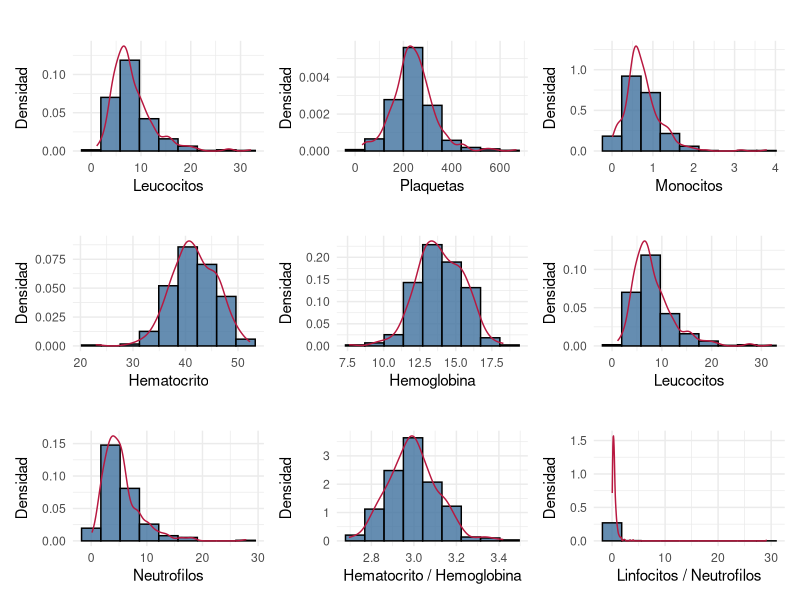
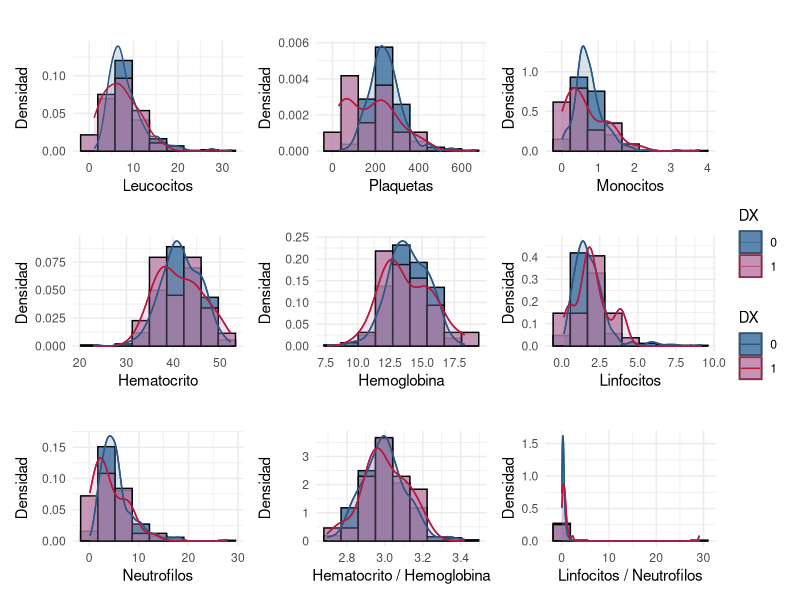
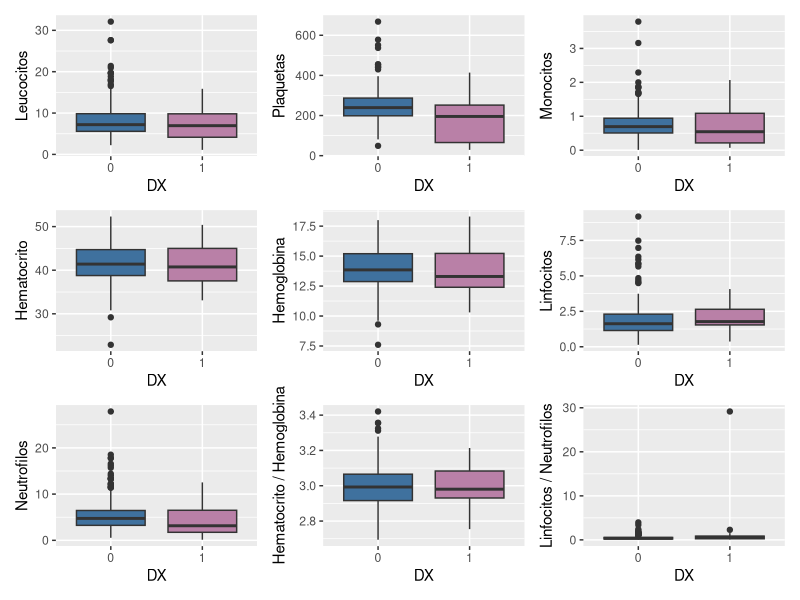
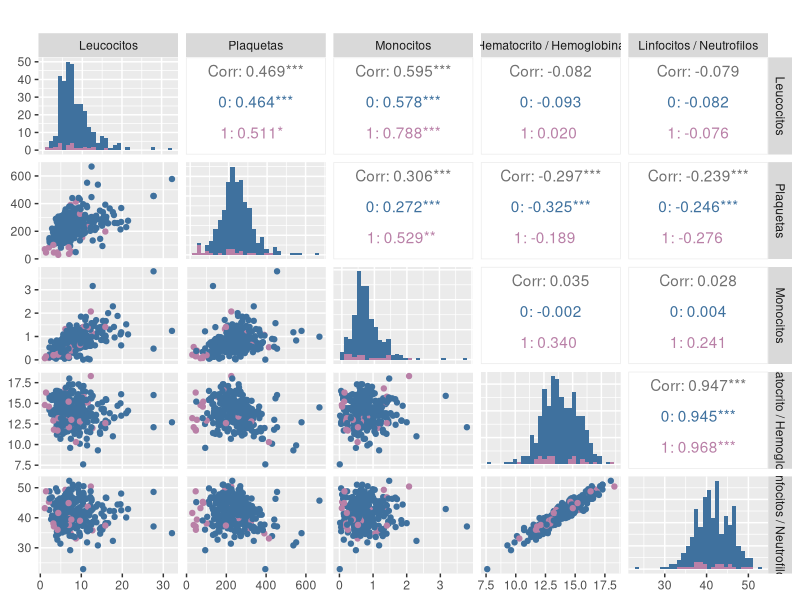

The R script that drew these images, in order:
## ---- chunk 1
library(readxl)
Datos <- read_excel("BD_ALGORITMOS_DENGUE_ACT.xlsx",sheet = "Hoja1")

#Se vuelve factor el patron de oro
Datos$DX<-factor(Datos$DX)
## ---- chunk 2
#Estadisticas descriptivas 
enfermos <- Datos[Datos$DX == "1", ]
noenfermos <- Datos[Datos$DX == "0", ]
## ---- chunk 3
summary(Datos)
## ---- chunk 4
#Enfermos
summary(enfermos)
#No enfermos 
summary(noenfermos)
## ---- chunk 5
library(GGally)
library(ggplot2)
library(patchwork) #une los graficos en una sola imagen

## ---- chunk 6
histograma_leucocitos <- ggplot(data = Datos, aes(x = p9_Leuco)) +
  geom_histogram(aes(y = ..density..), bins = 9, fill = "#3F719E", color = "black", alpha = 0.8) +
  geom_density(color = "#B81840", linetype = "solid", size = 0.5) +
  labs(title = '',
       x = 'Leucocitos',
       y = 'Densidad') +
  theme_minimal()
histograma_plaquetas <- ggplot(data = Datos, aes(x = p10_Plaquetas)) +
  geom_histogram(aes(y = ..density..), bins = 9, fill = "#3F719E", color = "black", alpha = 0.8) +
  geom_density(color = "#B81840", linetype = "solid", size = 0.5) +
  labs(title = '',
       x = 'Plaquetas',
       y = 'Densidad') +
  theme_minimal()
histograma_monocitos <- ggplot(data = Datos, aes(x = nmono)) +
  geom_histogram(aes(y = ..density..), bins = 9, fill = "#3F719E", color = "black", alpha = 0.8) +
  geom_density(color = "#B81840", linetype = "solid", size = 0.5) +
  labs(title = '',
       x = 'Monocitos',
       y = 'Densidad') +
  theme_minimal()
histograma_hematocrito <- ggplot(data = Datos, aes(x = hematocrito)) +
  geom_histogram(aes(y = ..density..), bins = 9, fill = "#3F719E", color = "black", alpha = 0.8) +
  geom_density(color = "#B81840", linetype = "solid", size = 0.5) +
  labs(title = '',
       x = 'Hematocrito',
       y = 'Densidad') +
  theme_minimal()
histograma_hemoglobina <- ggplot(data = Datos, aes(x = hemoglobin)) +
  geom_histogram(aes(y = ..density..), bins = 9, fill = "#3F719E", color = "black", alpha = 0.8) +
  geom_density(color = "#B81840", linetype = "solid", size = 0.5) +
  labs(title = '',
       x = 'Hemoglobina',
       y = 'Densidad') +
  theme_minimal()
histograma_linfocitos <- ggplot(data = Datos, aes(x = nlinfocitos)) +
  geom_histogram(aes(y = ..density..), bins = 9, fill = "#3F719E", color = "black", alpha = 0.8) +
  geom_density(color = "#B81840", linetype = "solid", size = 0.5) +
  labs(title = '',
       x = 'Linfocitos',
       y = 'Densidad') +
  theme_minimal()
histograma_Neutrofilos <- ggplot(data = Datos, aes(x = nneutros)) +
  geom_histogram(aes(y = ..density..), bins = 9, fill = "#3F719E", color = "black", alpha = 0.8) +
  geom_density(color = "#B81840", linetype = "solid", size = 0.5) +
  labs(title = '',
       x = 'Neutrofilos',
       y = 'Densidad') +
  theme_minimal()
histograma_hemahemo <- ggplot(data = Datos, aes(x = hematocrito_hemoglobina)) +
  geom_histogram(aes(y = ..density..), bins = 9, fill = "#3F719E", color = "black", alpha = 0.8) +
  geom_density(color = "#B81840", linetype = "solid", size = 0.5) +
  labs(title = '',
       x = 'Hematocrito / Hemoglobina',
       y = 'Densidad') +
  theme_minimal()
histograma_linneu <- ggplot(data = Datos, aes(x = linfocitos_neutrofilos)) +
  geom_histogram(aes(y = ..density..), bins = 9, fill = "#3F719E", color = "black", alpha = 0.8) +
  geom_density(color = "#B81840", linetype = "solid", size = 0.5) +
  labs(title = '',
       x = 'Linfocitos / Neutrofilos',
       y = 'Densidad') +
  theme_minimal()

histogramas_combinados = histograma_leucocitos + histograma_plaquetas + histograma_monocitos +  histograma_hematocrito + histograma_hemoglobina  + histograma_leucocitos + histograma_Neutrofilos + histograma_hemahemo + histograma_linneu +
  plot_layout(guides = 'collect')
print(histogramas_combinados)
## ---- chunk 7
grafico1 = ggplot(data = Datos,
       mapping = aes(x = p9_Leuco,
                     fill = factor(DX),
                     color = factor(DX))) +
  geom_histogram(aes(y = ..density..),
                 bins = 9,
                 position = 'identity',
                 alpha = 0.8,
                 color = 'black') +  
  geom_density(alpha = 0.2) +
  geom_freqpoly(stat = 'density',
                bins = 9,
                size = 0.2) +
  scale_fill_manual(values = c("0" = "#3F719E", "1" = "#B980A7")) +
  scale_color_manual(values = c("0" = "#2A5783", "1" = "#B81840")) +
  labs(title = '',fill = 'DX',color = 'DX',x = 'Leucocitos',y = 'Densidad') +
  theme_minimal()
grafico2 = ggplot(data = Datos,
       mapping = aes(x = p10_Plaquetas,
                     fill = factor(DX),
                     color = factor(DX))) +
  geom_histogram(aes(y = ..density..),
                 bins = 9,
                 position = 'identity',
                 alpha = 0.8,
                 color = 'black') +  
  geom_density(alpha = 0.2) +
  geom_freqpoly(stat = 'density',
                bins = 9,
                size = 0.5) +
  scale_fill_manual(values = c("0" = "#3F719E", "1" = "#B980A7")) +
  scale_color_manual(values = c("0" = "#2A5783", "1" = "#B81840")) +
  labs(title = '',fill = 'DX',color = 'DX',x = 'Plaquetas',y = 'Densidad') +
  theme_minimal()
grafico3 = ggplot(data = Datos,
       mapping = aes(x = nmono,
                     fill = factor(DX),
                     color = factor(DX))) +
  geom_histogram(aes(y = ..density..),
                 bins = 9,
                 position = 'identity',
                 alpha = 0.8,
                 color = 'black') +  
  geom_density(alpha = 0.2) +
  geom_freqpoly(stat = 'density',
                bins = 9,
                size = 0.5) +
  scale_fill_manual(values = c("0" = "#3F719E", "1" = "#B980A7")) +
  scale_color_manual(values = c("0" = "#2A5783", "1" = "#B81840")) +
  labs(title = '',fill = 'DX',color = 'DX',x = 'Monocitos',y = 'Densidad') +
  theme_minimal()
grafico4 = ggplot(data = Datos,
       mapping = aes(x = hematocrito,
                     fill = factor(DX),
                     color = factor(DX))) +
  geom_histogram(aes(y = ..density..),
                 bins = 9,
                 position = 'identity',
                 alpha = 0.8,
                 color = 'black') +  
  geom_density(alpha = 0.2) +
  geom_freqpoly(stat = 'density',
                bins = 9,
                size = 0.5) +
  scale_fill_manual(values = c("0" = "#3F719E", "1" = "#B980A7")) +
  scale_color_manual(values = c("0" = "#2A5783", "1" = "#B81840")) +
  labs(title = '',fill = 'DX',color = 'DX',x = 'Hematocrito',y = 'Densidad') +
  theme_minimal()
grafico5 = ggplot(data = Datos,
       mapping = aes(x = hemoglobin,
                     fill = factor(DX),
                     color = factor(DX))) +
  geom_histogram(aes(y = ..density..),
                 bins = 9,
                 position = 'identity',
                 alpha = 0.8,
                 color = 'black') +  
  geom_density(alpha = 0.2) +
  geom_freqpoly(stat = 'density',
                bins = 9,
                size = 0.5) +
  scale_fill_manual(values = c("0" = "#3F719E", "1" = "#B980A7")) +
  scale_color_manual(values = c("0" = "#2A5783", "1" = "#B81840")) +
  labs(title = '',fill = 'DX',color = 'DX',x = 'Hemoglobina',y = 'Densidad') +
  theme_minimal()
grafico6 = ggplot(data = Datos,
       mapping = aes(x = nlinfocitos,
                     fill = factor(DX),
                     color = factor(DX))) +
  geom_histogram(aes(y = ..density..),
                 bins = 9,
                 position = 'identity',
                 alpha = 0.8,
                 color = 'black') +  
  geom_density(alpha = 0.2) +
  geom_freqpoly(stat = 'density',
                bins = 9,
                size = 0.5) +
  scale_fill_manual(values = c("0" = "#3F719E", "1" = "#B980A7")) +
  scale_color_manual(values = c("0" = "#2A5783", "1" = "#B81840")) +
  labs(title = '',fill = 'DX',color = 'DX',x = 'Linfocitos',y = 'Densidad') +
  theme_minimal()
grafico7 = ggplot(data = Datos,
       mapping = aes(x = nneutros,
                     fill = factor(DX),
                     color = factor(DX))) +
  geom_histogram(aes(y = ..density..),
                 bins = 9,
                 position = 'identity',
                 alpha = 0.8,
                 color = 'black') +  
  geom_density(alpha = 0.2) +
  geom_freqpoly(stat = 'density',
                bins = 9,
                size = 0.5) +
  scale_fill_manual(values = c("0" = "#3F719E", "1" = "#B980A7")) +
  scale_color_manual(values = c("0" = "#2A5783", "1" = "#B81840")) +
  labs(title = '',fill = 'DX',color = 'DX',x = 'Neutrofilos',y = 'Densidad') +
  theme_minimal()
grafico8 = ggplot(data = Datos,
       mapping = aes(x = hematocrito_hemoglobina,
                     fill = factor(DX),
                     color = factor(DX))) +
  geom_histogram(aes(y = ..density..),
                 bins = 9,
                 position = 'identity',
                 alpha = 0.8,
                 color = 'black') + 
  geom_density(alpha = 0.2) +
  geom_freqpoly(stat = 'density',
                bins = 9,
                size = 0.5) +
  scale_fill_manual(values = c("0" = "#3F719E", "1" = "#B980A7")) +
  scale_color_manual(values = c("0" = "#2A5783", "1" = "#B81840")) +
  labs(title = '', fill = 'DX',color = 'DX',x = 'Hematocrito / Hemoglobina',y = 'Densidad') +
  theme_minimal()
grafico9 = ggplot(data = Datos,
       mapping = aes(x = linfocitos_neutrofilos,
                     fill = factor(DX),
                     color = factor(DX))) +
  geom_histogram(aes(y = ..density..),
                 bins = 9,
                 position = 'identity',
                 alpha = 0.8,
                 color = 'black') +  
  geom_density(alpha = 0.2) +
  geom_freqpoly(stat = 'density',
                bins = 9,
                size = 0.5) +
  scale_fill_manual(values = c("0" = "#3F719E", "1" = "#B980A7")) +
  scale_color_manual(values = c("0" = "#2A5783", "1" = "#B81840")) +
  labs(title = '',fill = 'DX',color = 'DX',x = 'Linfocitos / Neutrofilos',y = 'Densidad') +
  theme_minimal()
graficos_combinados = grafico1 + grafico2 + grafico3 + grafico4 + grafico5 +
  grafico6 + grafico7 + grafico8 + grafico9 +
  plot_layout(guides = 'collect')
print(graficos_combinados)

## ---- chunk 8
library(readxl)
Datosoriginal <- read_excel("BD_ALGORITMOS_DENGUE_ACT.xlsx",sheet = "Hoja2")
Datosoriginal$DX<-factor(Datosoriginal$DX)
## ---- chunk 9
boxplot1 <- ggplot(Datosoriginal, aes(x = DX, y = p9_Leuco, fill = DX)) + 
  geom_boxplot() + labs( y='Leucocitos') +
  scale_fill_manual(values = c("0" = "#3F719E", "1" = "#B980A7")) +
  theme(legend.position = "none")
boxplot2 <- ggplot(Datosoriginal, aes(x = DX, y = p10_Plaquetas, fill = DX)) + 
  geom_boxplot() +  labs( y='Plaquetas') +
  scale_fill_manual(values = c("0" = "#3F719E", "1" = "#B980A7")) +
  theme(legend.position = "none")
boxplot3 <- ggplot(Datosoriginal, aes(x = DX, y = nmono, fill = DX)) + 
  geom_boxplot() +  labs( y='Monocitos') +
  scale_fill_manual(values = c("0" = "#3F719E", "1" = "#B980A7")) +
  theme(legend.position = "none")
boxplot4 <- ggplot(Datosoriginal, aes(x = DX, y = hematocrito, fill = DX)) + 
  geom_boxplot() +  labs( y='Hematocrito') +
  scale_fill_manual(values = c("0" = "#3F719E", "1" = "#B980A7")) +
  theme(legend.position = "none")
boxplot5 <- ggplot(Datosoriginal, aes(x = DX, y = hemoglobin, fill = DX)) + 
  geom_boxplot() +  labs( y='Hemoglobina') +
  scale_fill_manual(values = c("0" = "#3F719E", "1" = "#B980A7")) +
  theme(legend.position = "none")
boxplot6 <- ggplot(Datosoriginal, aes(x = DX, y = nlinfocitos, fill = DX)) + 
  geom_boxplot() +  labs( y='Linfocitos') +
  scale_fill_manual(values = c("0" = "#3F719E", "1" = "#B980A7")) +
  theme(legend.position = "none")
boxplot7 <- ggplot(Datosoriginal, aes(x = DX, y = nneutros, fill = DX)) + 
  geom_boxplot() +  labs( y='Neutrofilos') +
  scale_fill_manual(values = c("0" = "#3F719E", "1" = "#B980A7")) +
  theme(legend.position = "none")
boxplot8 <- ggplot(Datosoriginal, aes(x = DX, y = hematocrito_hemoglobina, fill = DX)) + 
  geom_boxplot() +  labs( y='Hematocrito / Hemoglobina') +
  scale_fill_manual(values = c("0" = "#3F719E", "1" = "#B980A7")) +
  theme(legend.position = "none")
boxplot9 <- ggplot(Datosoriginal, aes(x = DX, y = linfocitos_neutrofilos, fill = DX)) + 
  geom_boxplot() +  labs( y='Linfocitos / Neutrofilos') +
  scale_fill_manual(values = c("0" = "#3F719E", "1" = "#B980A7")) +
  theme(legend.position = "none")
boxplot_combinados = boxplot1 + boxplot2 + boxplot3 + boxplot4 + boxplot5 + boxplot6 + boxplot7 + boxplot8 + boxplot9 + 
  plot_layout(guides = 'collect')
print(boxplot_combinados)

## ---- chunk 10
### Leucocitos
statsLeu <- boxplot.stats(Datosoriginal$p9_Leuco)
which(Datosoriginal$p9_Leuco %in% statsLeu$out)
outLeu <- Datosoriginal[which(Datosoriginal$p9_Leuco %in% statsLeu$out), ]
## ---- chunk 11
#Leucocitos
library(knitr)
kable(outLeu, format = "markdown", row.names = FALSE)
## ---- chunk 12
### Plaquetas
statspla <- boxplot.stats(Datosoriginal$p10_Plaquetas)
which(Datosoriginal$p10_Plaquetas %in% statspla$out)
outpla <- Datosoriginal[which(Datosoriginal$p10_Plaquetas %in% statspla$out),]
## ---- chunk 13
#Plaquetas
library(knitr)
kable(outpla, format = "markdown", row.names = FALSE)
## ---- chunk 14
### Monocitos
statsmono <- boxplot.stats(Datosoriginal$nmono)
which(Datosoriginal$nmono %in% statsmono$out)
outmono <- Datosoriginal[which(Datosoriginal$nmono %in% statsmono$out), ]
## ---- chunk 15
#Monocitos
library(knitr)
kable(outmono, format = "markdown", row.names = FALSE)
## ---- chunk 16
### Hematocrito / Hemoglobina
statshemahemo<- boxplot.stats(Datosoriginal$hematocrito_hemoglobina)
which(Datosoriginal$hematocrito_hemoglobina %in% statshemahemo$out)
outhemahemo <- Datosoriginal[which(Datosoriginal$hematocrito_hemoglobina %in% statshemahemo$out), ]
## ---- chunk 17
#Hematocrito / Hemoglobina
library(knitr)
kable(outhemahemo, format = "markdown", row.names = FALSE)
## ---- chunk 18
### Linfocitos / Neutrofilos
statslineu <- boxplot.stats(Datosoriginal$linfocitos_neutrofilos)
which(Datosoriginal$linfocitos_neutrofilos %in% statslineu$out)
outlineu <- Datosoriginal[which(Datosoriginal$linfocitos_neutrofilos %in% statslineu$out), ]
## ---- chunk 19
# Linfocitos / Neutrofilos
library(knitr)
kable(outlineu, format = "markdown", row.names = FALSE)
## ---- chunk 20
library(dplyr)
colnames(Datos)[1:5] = c(
  "p9_Leuco" = "Leucocitos",
  "p10_Plaquetas" = "Plaquetas",
  "nmono" = "Monocitos",
  "hematocrito_hemoglobina" = "Hematocrito / Hemoglobina",
  "linfocitos_neutrofilos" = "Linfocitos / Neutrofilos"
) #Renombro las columnas 

correlaciones <- ggpairs(
  Datos[, 1:5],                           # Columnas a incluir
  mapping = aes(color = Datos$DX),        # Mapeo de colores por categoría DX
  lower = list(continuous = "points"),    # Mostrar puntos en la parte inferior
  diag = list(continuous = "barDiag", fill = Datos$DX),  # Histograma en la diagonal con colores según DX
  axisLabels = "show",                    # Mostrar etiquetas de los ejes
  columns = c("Leucocitos", "Plaquetas", "Monocitos", "Hematocrito / Hemoglobina", "Linfocitos / Neutrofilos"),  # Nombres personalizados de las variables
  upper = list(continuous = wrap("cor", method = "pearson")), # Líneas de correlación
  title = ""             # Título del gráfico
) +
  scale_color_manual(values = c("#3F719E", "#B980A7")) +
  scale_fill_manual(values = c("#3F719E", "#B980A7"))  # Establecer colores manualmente

print(correlaciones)
